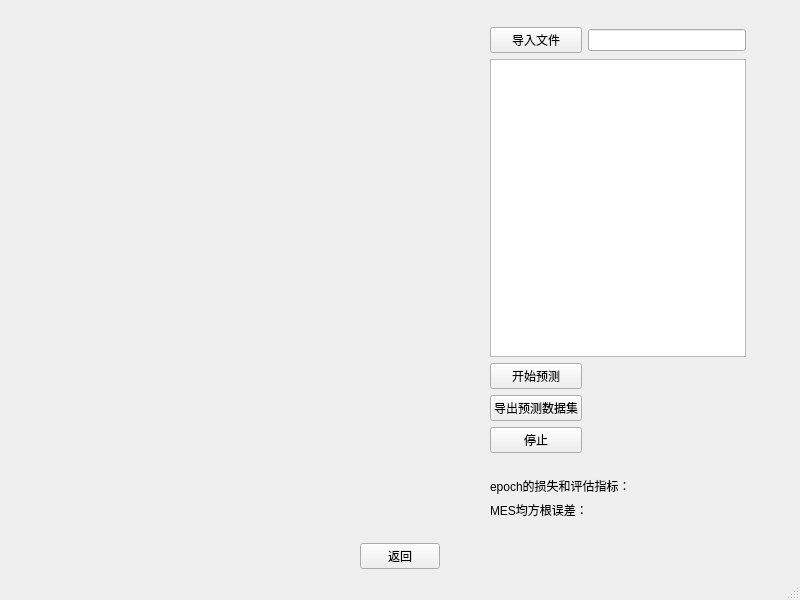
<?xml version="1.0" encoding="UTF-8"?>
<ui version="4.0">
 <class>ANN</class>
 <widget class="QMainWindow" name="ANN">
  <property name="geometry">
   <rect>
    <x>0</x>
    <y>0</y>
    <width>800</width>
    <height>600</height>
   </rect>
  </property>
  <property name="windowTitle">
   <string>MainWindow</string>
  </property>
  <widget class="QWidget" name="centralwidget">
   <layout class="QGridLayout" name="gridLayout">
    <item row="0" column="0">
     <widget class="QWidget" name="widget_2" native="true"/>
    </item>
    <item row="1" column="2">
     <spacer name="horizontalSpacer_2">
      <property name="orientation">
       <enum>Qt::Horizontal</enum>
      </property>
      <property name="sizeHint" stdset="0">
       <size>
        <width>40</width>
        <height>20</height>
       </size>
      </property>
     </spacer>
    </item>
    <item row="0" column="1">
     <spacer name="verticalSpacer">
      <property name="orientation">
       <enum>Qt::Vertical</enum>
      </property>
      <property name="sizeHint" stdset="0">
       <size>
        <width>20</width>
        <height>40</height>
       </size>
      </property>
     </spacer>
    </item>
    <item row="1" column="1">
     <widget class="QPushButton" name="backBtn">
      <property name="text">
       <string>返回</string>
      </property>
      <property name="icon">
       <iconset resource="res.qrc">
        <normaloff>:/res/back.png</normaloff>:/res/back.png</iconset>
      </property>
     </widget>
    </item>
    <item row="1" column="0">
     <spacer name="horizontalSpacer">
      <property name="orientation">
       <enum>Qt::Horizontal</enum>
      </property>
      <property name="sizeHint" stdset="0">
       <size>
        <width>40</width>
        <height>20</height>
       </size>
      </property>
     </spacer>
    </item>
    <item row="0" column="2">
     <widget class="QWidget" name="widget" native="true">
      <layout class="QGridLayout" name="gridLayout_4">
       <item row="1" column="0">
        <widget class="QWidget" name="widget_3" native="true">
         <property name="sizePolicy">
          <sizepolicy hsizetype="Preferred" vsizetype="Fixed">
           <horstretch>0</horstretch>
           <verstretch>0</verstretch>
          </sizepolicy>
         </property>
         <layout class="QGridLayout" name="gridLayout_2">
          <item row="0" column="0">
           <widget class="QLabel" name="label">
            <property name="text">
             <string>epoch的损失和评估指标：</string>
            </property>
           </widget>
          </item>
          <item row="0" column="1">
           <widget class="QLabel" name="label_2">
            <property name="text">
             <string/>
            </property>
           </widget>
          </item>
          <item row="1" column="0">
           <widget class="QLabel" name="label_3">
            <property name="text">
             <string>MES均方根误差：</string>
            </property>
           </widget>
          </item>
          <item row="1" column="1">
           <widget class="QLabel" name="label_4">
            <property name="text">
             <string/>
            </property>
           </widget>
          </item>
         </layout>
        </widget>
       </item>
       <item row="0" column="0">
        <widget class="QWidget" name="widget_4" native="true">
         <property name="sizePolicy">
          <sizepolicy hsizetype="Fixed" vsizetype="Preferred">
           <horstretch>0</horstretch>
           <verstretch>0</verstretch>
          </sizepolicy>
         </property>
         <layout class="QGridLayout" name="gridLayout_3">
          <item row="0" column="1">
           <widget class="QLineEdit" name="lineEdit"/>
          </item>
          <item row="1" column="0" colspan="2">
           <widget class="QTextEdit" name="textEdit"/>
          </item>
          <item row="0" column="0">
           <widget class="QPushButton" name="pushButton">
            <property name="text">
             <string>导入文件</string>
            </property>
            <property name="icon">
             <iconset resource="res.qrc">
              <normaloff>:/res/infile.png</normaloff>:/res/infile.png</iconset>
            </property>
           </widget>
          </item>
          <item row="2" column="0">
           <widget class="QPushButton" name="pushButton_2">
            <property name="text">
             <string>开始预测</string>
            </property>
            <property name="icon">
             <iconset resource="res.qrc">
              <normaloff>:/res/startpre.png</normaloff>:/res/startpre.png</iconset>
            </property>
           </widget>
          </item>
          <item row="3" column="0">
           <widget class="QPushButton" name="pushButton_3">
            <property name="text">
             <string>导出预测数据集</string>
            </property>
            <property name="icon">
             <iconset resource="res.qrc">
              <normaloff>:/res/outfile.png</normaloff>:/res/outfile.png</iconset>
            </property>
           </widget>
          </item>
          <item row="4" column="0">
           <widget class="QPushButton" name="pushButton_4">
            <property name="text">
             <string>停止</string>
            </property>
            <property name="icon">
             <iconset resource="res.qrc">
              <normaloff>:/res/stop.png</normaloff>:/res/stop.png</iconset>
            </property>
           </widget>
          </item>
         </layout>
        </widget>
       </item>
      </layout>
     </widget>
    </item>
   </layout>
  </widget>
  <widget class="QMenuBar" name="menubar">
   <property name="geometry">
    <rect>
     <x>0</x>
     <y>0</y>
     <width>800</width>
     <height>26</height>
    </rect>
   </property>
  </widget>
  <widget class="QStatusBar" name="statusbar"/>
 </widget>
 <resources>
  <include location="res.qrc"/>
 </resources>
 <connections/>
</ui>
